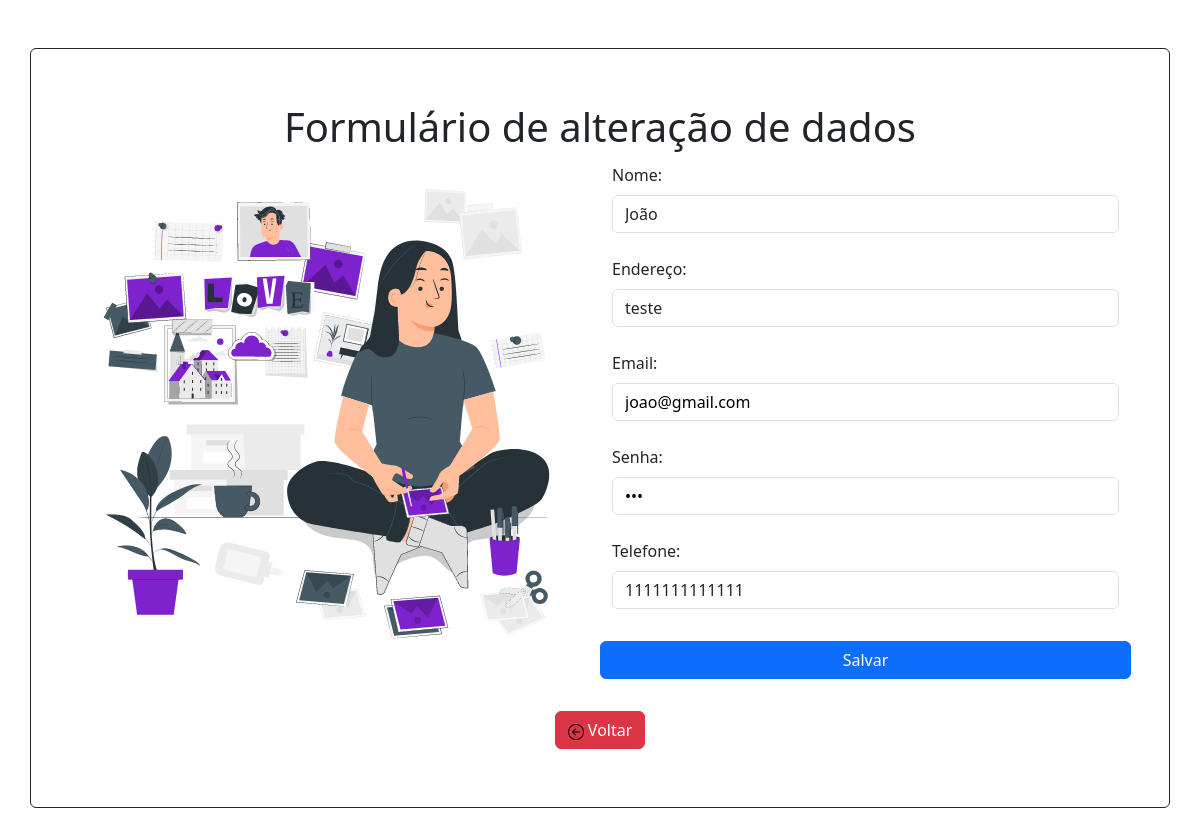
Screenshot of /form-alterar.php?id_usuario=0 with the database file from the repository.
### tables this page shows
CREATE TABLE IF NOT EXISTS `usuario` (
  `id_usuario` int NOT NULL,
  `nome` varchar(255) DEFAULT NULL,
  `senha` varchar(255) DEFAULT NULL,
  `email` varchar(255) DEFAULT NULL,
  `endereco` varchar(255) DEFAULT NULL,
  `telefone` varchar(255) DEFAULT NULL,
  `tipo_cliente` int DEFAULT NULL,
  PRIMARY KEY (`id_usuario`)
);

### form-alterar.php (the view, shortened to what this page needs)
<?php
$id = $_GET['id_usuario'];
$conexao = conectar();
$sql = "SELECT * FROM usuario WHERE id_usuario = $id";
$result = mysqli_query($conexao, $sql);
if ($result) {
    $usuario = mysqli_fetch_assoc($result);
} else {
    echo mysqli_errno($conexao) . ": " . mysqli_error($conexao);
    die();
}
?>
<!DOCTYPE html>
<html lang="pt-br">
<head>
    <?php include "links.php"; ?>
</head>
<body>
    <div style="padding: 50px;" class="container border my-5 border-dark rounded">
        <div class="row">
            <div class="col-12 text-center my-1">
                <h1>Formulário de alteração de dados</h1>
            </div>
            <div class="col-6">
                <img class="img-fluid" src="img/form-alterar.gif" alt="Uma pessoa mexendo em um quadro">
            </div>
            <div class="col-6 ">
                <div>
                    <div class="mb-3">
                        <form action="crud/alterar.php" method="post">
                            <label class="form-label" for="nome">Nome:</label>
                            <input class="form-control" type="text" name="nome" id="nome" value="<?php echo  $usuario['nome']; ?>"><br>
                            <label class="form-label" for="endereco">Endereço:</label>
                            <input class="form-control" type="text" name="endereco" id="endereco" value="<?php echo  $usuario['endereco']; ?>"><br>
                            <label class="form-label" for="email">Email:</label>
                            <input class="form-control" type="email" name="email" id="email" value="<?php echo  $usuario['email']; ?>"><br>
                            <label class="form-label" for="senha">Senha:</label>
                            <input class="form-control" type="password" name="senha" id="senha" value="<?php echo  $usuario['senha']; ?>"><br>
                            <label class="form-label" for="telefone">Telefone:</label>
                            <input class="form-control" type="text" name="telefone" id="telefone" value="<?php echo  $usuario['telefone']; ?>"><br>
                            <div class="col-12">
                                <div class="row">
                                    <input class="btn btn-primary my-2" type="submit" value="Salvar">
                                </div>
                            </div>
                    </div>
                </div>
            </div>
        </div>
        <div class="text-center">
             <a class="btn btn-danger my-2" href="#"> <img class="material-icons" style="color: white;" src="img/voltar.svg" alt="voltar"> Voltar</a>
        </div>
    </div>
</body>
</html>

### css/estilo.css (style rules this page uses)
body { font-family: 'roboto',sans-serif; width: 100%; height: 100%; text-decoration: none; }
.row { margin: 0; }
.campo-texto input[type="text"],input[type="password"],input[type="email"] { color: black; }

### rows the page displays
usuario: nome "João", endereco "teste", email "joao@gmail.com", telefone "1111111111111"
